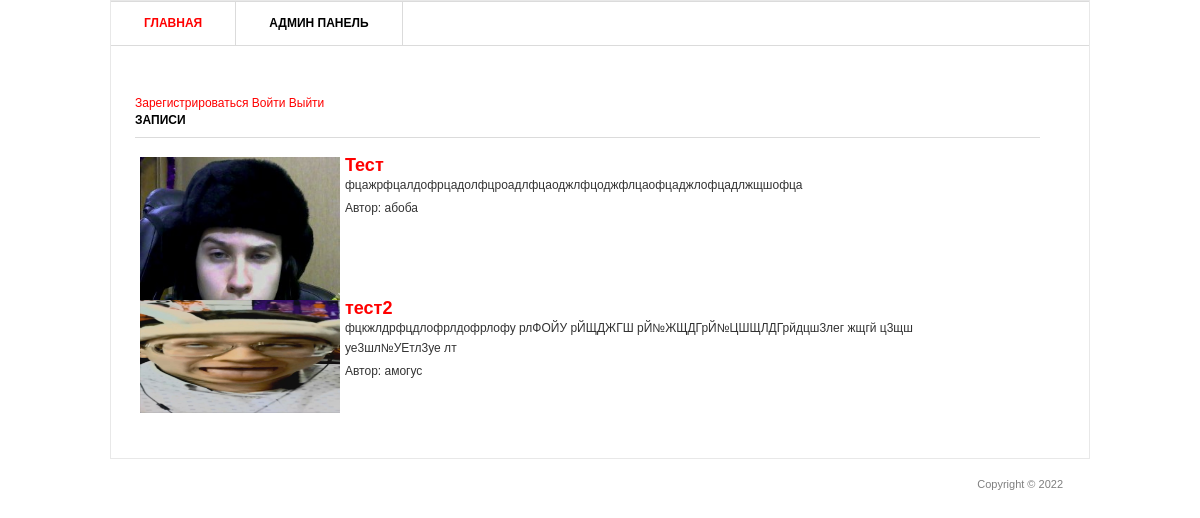
The page / on the database its author committed.
### main/models.py (models this page shows, shortened)
class Article(models.Model): #Данные о статье
    title = models.CharField(max_length=50, verbose_name='Название статьи')
    content = models.TextField(verbose_name='Текст статьи')
    author = models.CharField(max_length=30, verbose_name='Имя автора')
    date_published = models.DateTimeField(verbose_name='Дата публикации')
    image = models.ImageField(upload_to='image/%M', verbose_name='Изображение')
    class Meta:
        verbose_name = 'Статья'
        verbose_name_plural = 'Статьи'

### main/views.py (the view)
# urls.py: path('', views.ArticleView.as_view(), name='index'),
class ArticleView(View): #Вывод статей
    def get(self, request):
        articles = Article.objects.all()
        context = {'articles': articles}
        return render(request, 'main/main.html', context)

### main/templates/main/main.html (shortened to what this page needs)
{% load static %}
<!DOCTYPE html>
<html lang="en">
<head>
    <link rel="stylesheet" href="{% static 'css/styles.css' %}" type="text/css" media="all">
</head>
<body>
    <div class="shell">
        <div class="border">
            <div id="navigation">
                <ul>
                    <li><a href="/" class="active">Главная</a></li>
                    <li><a href="/admin">Админ панель</a></li>
                </ul>
            </div>
            <div id="main">
                <div id="content" class="left">
                    <div class="projects">
                        <a href="{% url 'main:register' %}">Зарегистрироваться</a>
                        <a href="{% url 'login' %}">Войти</a>
                        <a href="{% url 'logout' %}">Выйти</a>
                        <h3>Записи</h3>
                        {% for article in articles %}
                        <div class="item">
                            <div class="image left">
                                <a href="#"><img src="{{ article.image.url }}" width="200px" /></a>
                            </div>
                            <div class="text left">
                                <h2><a href="{{ article.id }}">{{ article.title }}</a></h2>
                                <p>{{ article.content }}</p>
                                <p>Автор: {{ article.author }}</p>
                            </div>
                        </div>
                        {% endfor %}
                    </div>
                </div>
            </div>
        </div>
        <div id="footer">
            <p class="copy right">Copyright &copy;  2022 </p>
        </div>
</body>
</html>

### static/css/styles.css (style rules this page uses)
* { margin: 0; padding: 0; outline:0; }
body { font-size: 12px; line-height: 20px; font-family: Georgia, Arial, Helvetica, Sans-Serif; color: #333; background: url() repeat 0 0; }
a { color: #ff0000; text-decoration: none; cursor:pointer; }
a img { border: 0; }
.left, .alignleft { float: left; display: inline; }
.right, .alignright { float: right; display: inline; }
.shell { width: 980px; margin: 0 auto; }
.border { border: 1px solid #e8e8e8; background: #fff; position: relative; }
#navigation { height: 43px; border-top: 1px solid #dbdbdb; border-bottom: 1px solid #dbdbdb; }
#navigation ul { list-style: none; }
#navigation ul li { float: left; height: 43px; border-right: 1px solid #dbdbdb; font-size: 12px; line-height: 43px; font-weight: bold; text-transform: uppercase; }
#navigation ul li a { float: left; height: 43px; color: #000; padding: 0 33px; }
#navigation ul li a:hover, #navigation ul li a.active { color: #ff0000; text-decoration: none; }
#main { width: 932px; padding: 37px 24px 17px 24px; }
#main h3 { font-size: 12px; line-height: 15px; color: #000; text-transform: uppercase; border-bottom: 1px solid #dbdbdb; padding: 0 0 9px 0; }
#content { width: 905px; }
.projects { padding: 10px 0 0 0; }
.projects h3 { margin: 0 0 17px 0; }
.projects .item { margin: 0 0 28px 0; }
.projects .image { width: 183px; height: 111px; border: 0px solid #dbdbdb; padding: 2px; margin: 0 20px 0 3px; }
.projects .text { width: 600px; }
.projects .text p { padding: 0 0 3px 0; }
#footer { font-family: Arial, sans-serif; font-size: 11px; line-height: 14px; color: #7f7f7f; padding: 18px 27px 20px 38px; }

### rows shown on the page
Article: image (picture), title "Тест", content "фцажрфцалдофрцадолфцроадлфцаоджлфцоджфлцаофцаджлофцадлжщшофца", author "абоба"
Article: image (picture), title "тест2", content "фцкжлдрфцдлофрлдофрлофу рлФОЙУ рЙЩДЖГШ рЙ№ЖЩДГрЙ№ЦШЩЛДГрйдцш3лег жщгй ц3щш уе3шл№УЕтл3уе лт", author "амогус"
